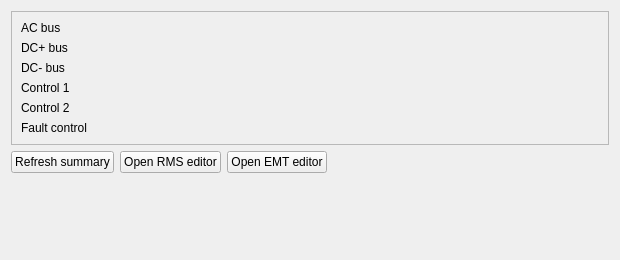
<?xml version="1.0" encoding="UTF-8"?>
<ui version="4.0">
 <class>VscDeviceEditorWidget</class>
 <widget class="QWidget" name="VscDeviceEditorWidget">
  <property name="geometry">
   <rect>
    <x>0</x>
    <y>0</y>
    <width>620</width>
    <height>260</height>
   </rect>
  </property>
  <property name="windowTitle">
   <string>VSC</string>
  </property>
  <layout class="QVBoxLayout" name="main_layout">
   <item>
    <widget class="QFrame" name="summary_frame">
     <property name="frameShape">
      <enum>QFrame::StyledPanel</enum>
     </property>
     <property name="frameShadow">
      <enum>QFrame::Raised</enum>
     </property>
     <layout class="QFormLayout" name="summary_form_layout">
      <item row="0" column="0">
       <widget class="QLabel" name="bus_ac_title_label">
        <property name="text">
         <string>AC bus</string>
        </property>
       </widget>
      </item>
      <item row="0" column="1">
       <widget class="QLabel" name="bus_ac_value_label">
        <property name="text">
         <string/>
        </property>
       </widget>
      </item>
      <item row="1" column="0">
       <widget class="QLabel" name="bus_dc_plus_title_label">
        <property name="text">
         <string>DC+ bus</string>
        </property>
       </widget>
      </item>
      <item row="1" column="1">
       <widget class="QLabel" name="bus_dc_plus_value_label">
        <property name="text">
         <string/>
        </property>
       </widget>
      </item>
      <item row="2" column="0">
       <widget class="QLabel" name="bus_dc_minus_title_label">
        <property name="text">
         <string>DC- bus</string>
        </property>
       </widget>
      </item>
      <item row="2" column="1">
       <widget class="QLabel" name="bus_dc_minus_value_label">
        <property name="text">
         <string/>
        </property>
       </widget>
      </item>
      <item row="3" column="0">
       <widget class="QLabel" name="control_1_title_label">
        <property name="text">
         <string>Control 1</string>
        </property>
       </widget>
      </item>
      <item row="3" column="1">
       <widget class="QLabel" name="control_1_value_label">
        <property name="text">
         <string/>
        </property>
       </widget>
      </item>
      <item row="4" column="0">
       <widget class="QLabel" name="control_2_title_label">
        <property name="text">
         <string>Control 2</string>
        </property>
       </widget>
      </item>
      <item row="4" column="1">
       <widget class="QLabel" name="control_2_value_label">
        <property name="text">
         <string/>
        </property>
       </widget>
      </item>
      <item row="5" column="0">
       <widget class="QLabel" name="fault_control_title_label">
        <property name="text">
         <string>Fault control</string>
        </property>
       </widget>
      </item>
      <item row="5" column="1">
       <widget class="QLabel" name="fault_control_value_label">
        <property name="text">
         <string/>
        </property>
       </widget>
      </item>
     </layout>
    </widget>
   </item>
   <item>
    <layout class="QHBoxLayout" name="buttons_layout">
     <item>
      <widget class="QPushButton" name="refresh_button">
       <property name="text">
        <string>Refresh summary</string>
       </property>
      </widget>
     </item>
     <item>
      <widget class="QPushButton" name="rms_button">
       <property name="text">
        <string>Open RMS editor</string>
       </property>
      </widget>
     </item>
     <item>
      <widget class="QPushButton" name="emt_button">
       <property name="text">
        <string>Open EMT editor</string>
       </property>
      </widget>
     </item>
     <item>
      <spacer name="buttons_spacer">
       <property name="orientation">
        <enum>Qt::Horizontal</enum>
       </property>
       <property name="sizeHint" stdset="0">
        <size>
         <width>40</width>
         <height>20</height>
        </size>
       </property>
      </spacer>
     </item>
    </layout>
   </item>
   <item>
    <spacer name="vertical_spacer">
     <property name="orientation">
      <enum>Qt::Vertical</enum>
     </property>
     <property name="sizeHint" stdset="0">
      <size>
       <width>20</width>
       <height>40</height>
      </size>
     </property>
    </spacer>
   </item>
  </layout>
 </widget>
 <resources/>
 <connections/>
</ui>
